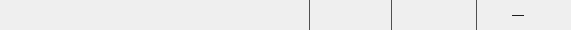
<?xml version="1.0" encoding="UTF-8"?>
<ui version="4.0">
 <class>search_file_item</class>
 <widget class="QWidget" name="search_file_item">
  <property name="geometry">
   <rect>
    <x>0</x>
    <y>0</y>
    <width>571</width>
    <height>30</height>
   </rect>
  </property>
  <property name="minimumSize">
   <size>
    <width>0</width>
    <height>30</height>
   </size>
  </property>
  <property name="maximumSize">
   <size>
    <width>16777215</width>
    <height>30</height>
   </size>
  </property>
  <property name="windowTitle">
   <string>Form</string>
  </property>
  <layout class="QHBoxLayout" name="horizontalLayout">
   <property name="spacing">
    <number>0</number>
   </property>
   <property name="leftMargin">
    <number>0</number>
   </property>
   <property name="topMargin">
    <number>0</number>
   </property>
   <property name="rightMargin">
    <number>12</number>
   </property>
   <property name="bottomMargin">
    <number>0</number>
   </property>
   <item>
    <widget class="QWidget" name="file_name_container" native="true">
     <property name="styleSheet">
      <string notr="true">QWidget#file_name_container {
	border-right: 1px solid rgb(80, 80, 80);
}</string>
     </property>
     <layout class="QVBoxLayout" name="verticalLayout">
      <property name="spacing">
       <number>0</number>
      </property>
      <property name="leftMargin">
       <number>10</number>
      </property>
      <property name="topMargin">
       <number>0</number>
      </property>
      <property name="rightMargin">
       <number>10</number>
      </property>
      <property name="bottomMargin">
       <number>0</number>
      </property>
      <item>
       <widget class="QLabel" name="file_name">
        <property name="sizePolicy">
         <sizepolicy hsizetype="Expanding" vsizetype="Preferred">
          <horstretch>0</horstretch>
          <verstretch>0</verstretch>
         </sizepolicy>
        </property>
        <property name="text">
         <string/>
        </property>
        <property name="alignment">
         <set>Qt::AlignmentFlag::AlignLeading|Qt::AlignmentFlag::AlignLeft|Qt::AlignmentFlag::AlignVCenter</set>
        </property>
       </widget>
      </item>
     </layout>
    </widget>
   </item>
   <item>
    <widget class="QWidget" name="file_type_container" native="true">
     <property name="minimumSize">
      <size>
       <width>82</width>
       <height>0</height>
      </size>
     </property>
     <property name="maximumSize">
      <size>
       <width>82</width>
       <height>16777215</height>
      </size>
     </property>
     <property name="styleSheet">
      <string notr="true">QWidget#file_type_container {
	border-right: 1px solid rgb(80, 80, 80);
}</string>
     </property>
     <layout class="QVBoxLayout" name="verticalLayout_2">
      <property name="spacing">
       <number>0</number>
      </property>
      <property name="leftMargin">
       <number>10</number>
      </property>
      <property name="topMargin">
       <number>0</number>
      </property>
      <property name="rightMargin">
       <number>10</number>
      </property>
      <property name="bottomMargin">
       <number>0</number>
      </property>
      <item>
       <widget class="QLabel" name="file_type">
        <property name="text">
         <string/>
        </property>
        <property name="alignment">
         <set>Qt::AlignmentFlag::AlignCenter</set>
        </property>
       </widget>
      </item>
     </layout>
    </widget>
   </item>
   <item>
    <widget class="QWidget" name="match_count_container" native="true">
     <property name="minimumSize">
      <size>
       <width>85</width>
       <height>0</height>
      </size>
     </property>
     <property name="maximumSize">
      <size>
       <width>85</width>
       <height>16777215</height>
      </size>
     </property>
     <property name="styleSheet">
      <string notr="true">QWidget#match_count_container {
	border-right: 1px solid rgb(80, 80, 80);
}</string>
     </property>
     <layout class="QVBoxLayout" name="verticalLayout_3">
      <property name="spacing">
       <number>0</number>
      </property>
      <property name="leftMargin">
       <number>10</number>
      </property>
      <property name="topMargin">
       <number>0</number>
      </property>
      <property name="rightMargin">
       <number>10</number>
      </property>
      <property name="bottomMargin">
       <number>0</number>
      </property>
      <item>
       <widget class="QLabel" name="match_count">
        <property name="text">
         <string/>
        </property>
        <property name="alignment">
         <set>Qt::AlignmentFlag::AlignCenter</set>
        </property>
       </widget>
      </item>
     </layout>
    </widget>
   </item>
   <item>
    <widget class="QWidget" name="search_status_container" native="true">
     <property name="minimumSize">
      <size>
       <width>82</width>
       <height>0</height>
      </size>
     </property>
     <property name="maximumSize">
      <size>
       <width>82</width>
       <height>16777215</height>
      </size>
     </property>
     <layout class="QVBoxLayout" name="verticalLayout_4">
      <property name="spacing">
       <number>0</number>
      </property>
      <property name="leftMargin">
       <number>10</number>
      </property>
      <property name="topMargin">
       <number>0</number>
      </property>
      <property name="rightMargin">
       <number>10</number>
      </property>
      <property name="bottomMargin">
       <number>0</number>
      </property>
      <item>
       <widget class="QLabel" name="search_status">
        <property name="text">
         <string>—</string>
        </property>
        <property name="alignment">
         <set>Qt::AlignmentFlag::AlignCenter</set>
        </property>
       </widget>
      </item>
     </layout>
    </widget>
   </item>
  </layout>
 </widget>
 <resources/>
 <connections/>
</ui>
